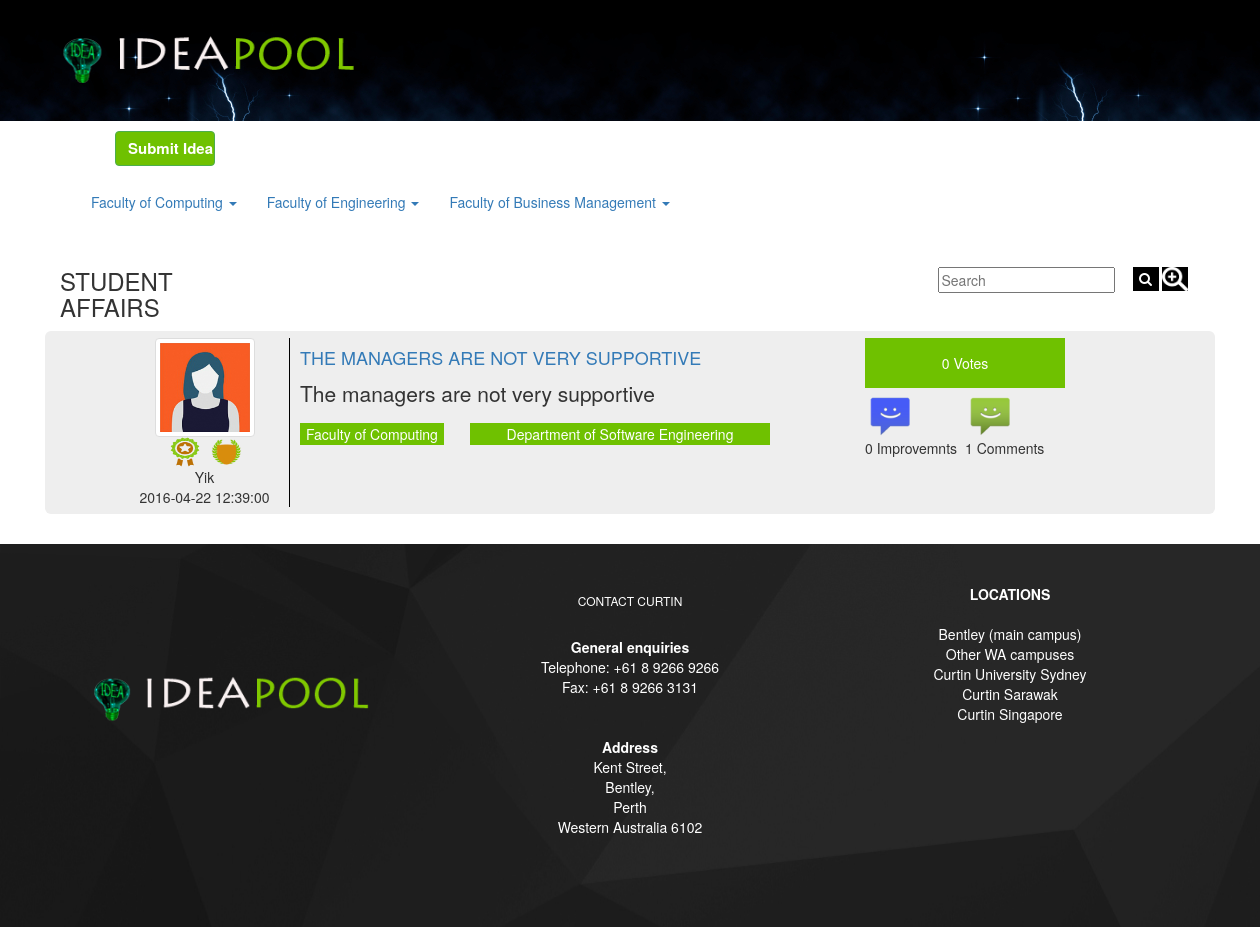
The page /studentaffairs.php on the database its author committed.
### tables this page shows
CREATE TABLE IF NOT EXISTS `post` (
  `postId` varchar(10) NOT NULL,
  `userId` int(11) NOT NULL,
  `dateTime` datetime NOT NULL DEFAULT CURRENT_TIMESTAMP,
  `faculty` varchar(250) NOT NULL,
  `department` varchar(250) NOT NULL,
  `category` varchar(100) NOT NULL,
  `title` varchar(300) NOT NULL,
  `content` varchar(1000) NOT NULL,
  `views` int(100) NOT NULL DEFAULT '0',
  `date` date NOT NULL DEFAULT '2016-04-14',
  `files` varchar(100) NOT NULL,
  PRIMARY KEY (`postId`)
);

CREATE TABLE IF NOT EXISTS `register` (
  `id` int(11) NOT NULL AUTO_INCREMENT,
  `fname` varchar(45) NOT NULL,
  `lname` varchar(45) NOT NULL,
  `address` varchar(45) NOT NULL,
  `contact` int(11) NOT NULL,
  `gender` varchar(45) NOT NULL,
  `emil` varchar(45) NOT NULL,
  `category` varchar(45) NOT NULL,
  `universityID` varchar(45) NOT NULL,
  `Image` varchar(45) NOT NULL,
  `status` varchar(45) NOT NULL DEFAULT 'pending',
  `username` varchar(45) NOT NULL,
  `password` varchar(45) NOT NULL,
  `reward` int(10) NOT NULL DEFAULT '0',
  `reward2` int(10) NOT NULL DEFAULT '0',
  `reward3` int(10) NOT NULL DEFAULT '0',
  PRIMARY KEY (`id`)
);

CREATE TABLE IF NOT EXISTS `reward` (
  `id` int(20) NOT NULL AUTO_INCREMENT,
  `name` varchar(255) NOT NULL,
  `level` int(20) NOT NULL,
  `img` varchar(255) NOT NULL,
  `postcount` int(20) NOT NULL,
  `type` varchar(255) NOT NULL,
  `description` varchar(255) NOT NULL,
  PRIMARY KEY (`id`)
);

### studentaffairs.php (the view, shortened to what this page needs)
<!DOCTYPE html PUBLIC "-//W3C//DTD XHTML 1.0 Transitional//EN" "http://www.w3.org/TR/xhtml1/DTD/xhtml1-transitional.dtd">
<html xmlns="http://www.w3.org/1999/xhtml">
<head>
   <link rel="stylesheet" href="css/bootstrap.min.css"></link>
 <link rel="stylesheet" href="css/ideacss.css" />
 <link rel="stylesheet" href="https://maxcdn.bootstrapcdn.com/font-awesome/4.5.0/css/font-awesome.min.css"/>
</head>
<body>
 <?php
    include('header.php');
 ?>
  <div class="container" style="margin-left:80px;">
  <a href="postSubmission.php" class="btn btn-success button_design">Submit Idea</a>
</div>
 <div class="container">
          <nav class="navbar navbar">
             <div class="container-fluid">
                  <ul class="nav navbar-nav">
                       <li class="dropdown">
                           <a class="dropdown-toggle in active" data-toggle="dropdown" href="#">Faculty of Computing
                            <span class="caret"></span></a>
                        </li>
                           <li class="dropdown">
                           <a class="dropdown-toggle" data-toggle="dropdown" href="#">Faculty of Engineering
                            <span class="caret"></span></a>
                        </li>
                        <li class="dropdown">
                           <a class="dropdown-toggle" data-toggle="dropdown" href="#">Faculty of Business Management
                            <span class="caret"></span></a>
                        </li>
                     </ul>
                </div>
           </nav>
 </div>
<div class="container">
  <div class="row">
                    <div class="col-md-2">
                             <h3>STUDENT AFFAIRS </h3>
                    </div>
                    <div class="col-md-2">
                    </div>
                    <div class="col-md-3">
                    </div>
                    <div class="col-md-2">
                    </div>
                    <div class="col-md-3">
                           <div class="row searchgroup">
                                    <form method="post">
                              <div class="col-md-8 search_col">
                                     <input type="text" class="search_text" placeholder="Search" name="searchkey3"/>
                             </div>
                             <div class="col-md-4">
                                     <button class="search_btn" >
                                             <i class="fa fa-search"></i>
                                     </button>
                                       <a href="advanced.php" data-toggle="tooltip" data-placement="bottom" title="Advanced Search"> <img src="images/advsearch.png" class="advsearch" height="24px" width="26px"
                                     /></a>
                            </div>
                                  </form>
                          </div>
       </div>
      </div>
       <div class="row">
     <?php
	 	if(isset($_POST["searchkey3"])){
			$s= $_POST["searchkey3"];
			$where = "WHERE  category='Student Affairs' and faculty='Faculty of Computing' and title like '%$s%'";
		}else{
			$where ="WHERE  category='Student Affairs' and faculty='Faculty of Computing'";
		}
	  $sql="select * from post ".$where." order by dateTime desc";
	  include("database_connect.php");
	  $result=mysqli_query($con,$sql);
	  while($row = mysqli_fetch_array($result))
	  {
   ?>
     <div class="jumbotron viewblock">
       <div class="container">
           <div class="col-md-2 leftcolomn">
            <?php
		     $userid=$row['userId'];
             $sql5="SELECT * from register where id=$userid";
	        $result5=mysqli_query($con,$sql5);
	       if(mysqli_num_rows($result5)==0)
			   {
				    $photo="images/user2.jpg";
				   $GLOBALS["name"]='user';
			    }
			else{
	         while($row5 = mysqli_fetch_array($result5))
	         {
				   $photo=$row5["Image"];
           $reward=$row5["reward"];
           $reward3=$row5["reward3"];
			 }
             ?>
                   <?php
	               }
	             ?>
                 <div class="row">
                <img src=<?= $photo ?> width="100" height="100" class="img img-thumbnail"/>
                 </div>
                   <div class="row">
                     <?php
                      $rewardimg=NULL;
                      $rewardimg3=NULL;
                      $sql6="select img,name from reward where level='$reward' and type='submission'";
                      $result6=mysqli_query($con,$sql6);
                        while($row6 = mysqli_fetch_array($result6))
                        {
                          $rewardimg=$row6["img"];
                          $title=$row6["name"];
                        }
                           if($rewardimg!=NULL)
                         {
                      ?>
                     <img src=<?= $rewardimg ?> width="40" height="30" data-toggle="tooltip" data-placement="bottom" title=<?=$title?> />
                     <?php
                      }
                     ?>
                      <?php
                          $sql7="select img,name from reward where level='$reward3' and type='improvement'";
                          $result7=mysqli_query($con,$sql7);
                        while($row7= mysqli_fetch_array($result7))
                        {
                          $rewardimg3=$row7["img"];
                          $title3=$row6["name"];
                        }
                         if($rewardimg3!=NULL)
                         {
                           ?>
                     <img src=<?= $rewardimg3 ?> width="35" height="30" data-toggle="tooltip" data-placement="bottom" title=<?=$title3?> />
                    <?php
                     }
                    ?>
                 </div>
                 <div class="row">
                 <?php echo $GLOBALS["name"]?>
                 </div>
                 <div class="row">
                 <?= $row["dateTime"]?>
                 </div>
           </div>
           <div class="col-md-6 middlecolomn">
               <div class="row title">
               <h4><a href="viewidea.php?id=<?=$row["postId"]?>"><?= $row["title"]?></a></h4>
               </div>
               <div class="row content">
               <p> <?php echo $row["content"]; ?></p>
               </div>
                <div class="row">
                  <div class="col-md-4 departments">
                   <button class="submitidea2"><?php echo $row["faculty"]; ?></button>
                  </div>
                  <div class="col-md-6 departments">
                   <button class="submitidea3"><?php echo $row["department"]; ?></button>
                  </div>
               </div>
            </div>
            <div class="col-md-2 rightcolomn">
            <?php
            $id=$row["postId"];
            $sql2="select COUNT(*) AS votes from votes where submissionId='$id'";
	          include("database_connect.php");
	  	      $result2=mysqli_query($con,$sql2);
	          while($row2= mysqli_fetch_array($result2))
	          {
              ?>
                  <div class="row">
                 <button class="submitidea"><?php echo $row2["votes"] ?> Votes</button>
                </div>
                 <?php
	               }
	             ?>
                    <div class="row">
                          <?php $sql3="select COUNT(*) AS imp from comment where submissionId='$id' and commentType='Improvement'";
	                       include("database_connect.php");
	  	                   $result3=mysqli_query($con,$sql3);
	                       while($row3= mysqli_fetch_array($result3))
	                       {
                           ?>
                  <div class="col-md-6 iconcolomn">
                    <div class="image">
                    <img src="images/Android-Messages - Copy.png" width="50" height="50" class="img-responsive"/><?php echo $row3["imp"] ?> Improvemnts
                          </div>
						  <?php
	                       }
	                      ?>
                  </div>
                   <div class="col-md-6 iconcolomn">
                     <?php $sql4="select COUNT(*) AS cmt from comment where submissionId='$id' and commentType='Comment'";
	                       include("database_connect.php");
	  	                   $result4=mysqli_query($con,$sql4);
	                       while($row4= mysqli_fetch_array($result4))
	                       {
                           ?>
                              <div class="image">
                    <img src="images/Android-Messages.png" width="50" height="50" class="img-responsive" /><?php echo $row4["cmt"] ?> Comments
                        </div>
                         <?php
	                       }
	                      ?>
                   </div>
               </div>
            </div>
         </div>
      </div>
     <?php
	  }
	 ?>
     </div>
   </div>
     <?php
    include('footer.php');
   ?>
  </body>
</html>

### css/ideacss.css (style rules this page uses)
.submitidea { background-color:#6fc100; height:50px; width:200px; border:none; color:#FFF; }
.btn-success { background-color:#6fc100; height:35px; width:100px; font-weight:bolder; font-size:15px; }
.title { color:#6fc100; text-transform:uppercase; }
.viewblock { padding:.5em; padding-left:2em; }
.leftcolomn { text-align:center; margin-right:10px; border-right:1px solid black; }
.rightcolomn { padding:0; margin-left:5em; }
.iconcolomn { padding:0; }
.search_btn { background-color:black; color:white; border:none; height:24px; width:26px; margin-top:2px; }
.searchgroup { padding-top:1.2em; }
.search_col { padding-top:2px; }
.departments { padding:0px; }
.submitidea2 { background-color:#6fc100; border:none; color:#FFF; }
.submitidea3 { background-color:#6fc100; width:300px; border:none; color:#FFF; }
.advsearch { background-color:#000; margin-bottom:3px; }
.button_design { margin:10px; margin-left:20px; }

### rows shown on the page
post: register.Image (picture), reward.img (picture), dateTime "2016-04-22 12:39:00", title "THE MANAGERS ARE NOT VERY SUPPORTIVE", content "The managers are not very supportive", faculty "Faculty of Computing", department "Department of Software Engineering", votes "0", imp "0", cmt "1"
